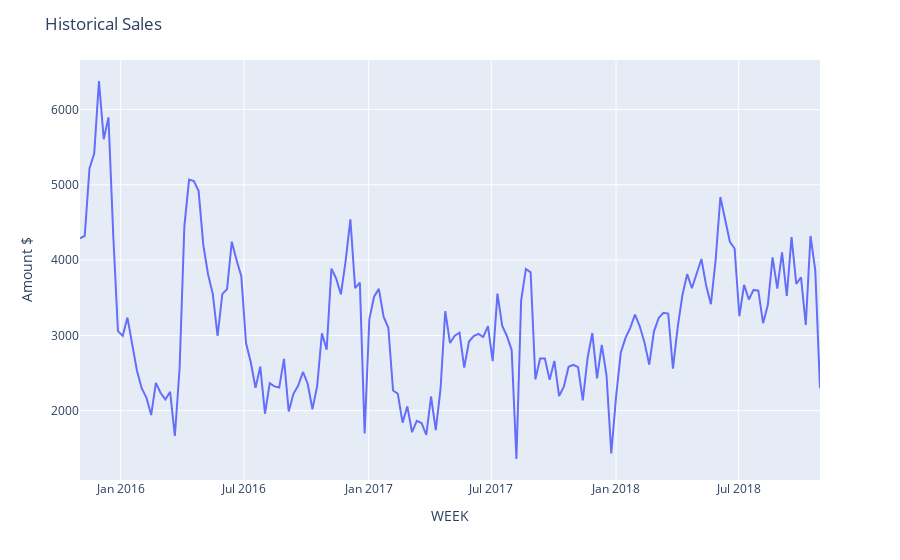

This figure's notebook cell:
### Code cell
fig = px.line(df03, x='WEEK', y='Observed')
fig.update_layout(title='Historical Sales',xaxis_title='WEEK',yaxis_title="Amount $")
fig.show()

### Figure 1 — Plotly figure (JSON) as saved in the notebook; plotly's stock layout.template omitted (floating-point values rounded to 4 significant figures; data arrays with more than 128 entries replaced by an {"elided": "..."} marker saying what was removed)
{"data": [{"hovertemplate": "WEEK=%{x}<br>Observed=%{y}<extra></extra>", "legendgroup": "", "line": {"color": "#636efa", "dash": "solid"}, "mode": "lines", "name": "", "orientation": "v", "showlegend": false, "type": "scatter", "x": {"elided": "157 str values"}, "xaxis": "x", "y": {"elided": "157 int values"}, "yaxis": "y"}], "layout": {"legend": {"tracegroupgap": 0}, "margin": {"t": 60}, "title": {"text": "Historical Sales"}, "xaxis": {"anchor": "y", "domain": [0, 1], "title": {"text": "WEEK"}}, "yaxis": {"anchor": "x", "domain": [0, 1], "title": {"text": "Amount $"}}}}
